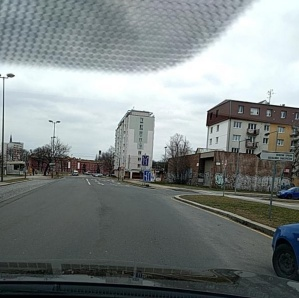
#> input picture api/tests/fixtures/rua_rdd2022.jpg, 299 x 298 px
$ python -i privacidade.py   (imports and definitions only)
#> lines starting #> are read from the running program, lines starting #| are printed output that depends on the picture
#> further down, picture is the input picture: PIL image 299x298 RGB; mean R, G, B 125.5, 132.5, 132.1
"""Privacidade (LGPD): borra rostos, pessoas e placas antes de uma imagem sair da máquina.

Usado pela frota (vídeo anotado e recortes) e pela reserva multimodal da foto do cidadão
(a foto só vai para o provedor externo depois de borrada).
"""
from pathlib import Path

import cv2
import numpy as np


class Borrador:
    """Borra rostos, pessoas e placas. Usa detectores que já vêm no OpenCV (Haar para rosto e placa, HOG para pessoa
    inteira): simples e rápidos, mas não perfeitos. Por isso o vídeo bruto nunca sai da máquina e só ficam os
    recortes do dano e o vídeo anotado, já borrados."""

    LARGURA = 640  # os detectores rodam numa cópia reduzida (bem mais rápido); as caixas voltam para o tamanho real

    def __init__(self):
        base = Path(cv2.data.haarcascades)
        self.rosto = cv2.CascadeClassifier(str(base / "haarcascade_frontalface_default.xml"))
        self.placa = cv2.CascadeClassifier(str(base / "haarcascade_russian_plate_number.xml"))
        self.pessoa = cv2.HOGDescriptor()
        self.pessoa.setSVMDetector(cv2.HOGDescriptor_getDefaultPeopleDetector())

    def regioes(self, img) -> list[tuple[int, int, int, int]]:
        esc = min(1.0, self.LARGURA / img.shape[1])
#> esc = 1
        peq = cv2.resize(img, None, fx=esc, fy=esc, interpolation=cv2.INTER_AREA) if esc < 1 else img
        cinza = cv2.cvtColor(peq, cv2.COLOR_BGR2GRAY)
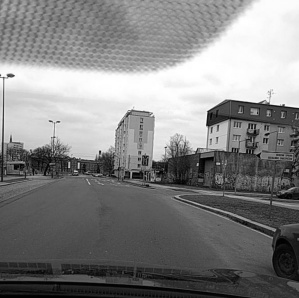
#> cinza: shape (298, 299); min 0, max 255, mean 130.4
        h = peq.shape[0]
#> h = 298
        rs = []
        for det, minimo, vizinhos in ((self.rosto, max(12, h // 45), 5), (self.placa, max(10, h // 70), 6)):
            for (x, y, w, hh) in det.detectMultiScale(cinza, scaleFactor=1.1, minNeighbors=vizinhos, minSize=(minimo, minimo)):
                rs.append((x, y, w, hh))
#> after the loop, rs = []
        if peq.shape[0] >= 128:
            caixas, pesos = self.pessoa.detectMultiScale(peq, winStride=(8, 8), padding=(8, 8), scale=1.08)
#> caixas = (); pesos = ()
            rs += [tuple(c) for c, p in zip(caixas, np.ravel(pesos)) if p > 0.5]
        return [tuple(int(round(v / esc)) for v in r) for r in rs]

    def aplicar(self, img, regioes) -> int:
        for (x, y, w, h) in regioes:
            pad = int(0.15 * max(w, h))
            x0, y0 = max(0, x - pad), max(0, y - pad)
            x1, y1 = min(img.shape[1], x + w + pad), min(img.shape[0], y + h + pad)
            roi = img[y0:y1, x0:x1]
            if roi.size:
                k = max(15, (max(w, h) // 2) | 1)
                img[y0:y1, x0:x1] = cv2.GaussianBlur(roi, (k, k), 0)
#> this loop made 0 passes
        return len(regioes)


_borrador: "Borrador | None" = None


def borrar_pil(im):
    """Recebe uma imagem PIL em RGB e devolve (cópia borrada em RGB, número de regiões borradas)."""
    from PIL import Image

    global _borrador
    if _borrador is None:
        _borrador = Borrador()
    bgr = cv2.cvtColor(np.asarray(im.convert("RGB")), cv2.COLOR_RGB2BGR)
    n = _borrador.aplicar(bgr, _borrador.regioes(bgr))
#> n = 0
    return Image.fromarray(cv2.cvtColor(bgr, cv2.COLOR_BGR2RGB)), n

>>> from PIL import Image
>>> picture = Image.open('../../tests/fixtures/rua_rdd2022.jpg')
>>> result = borrar_pil(picture)
